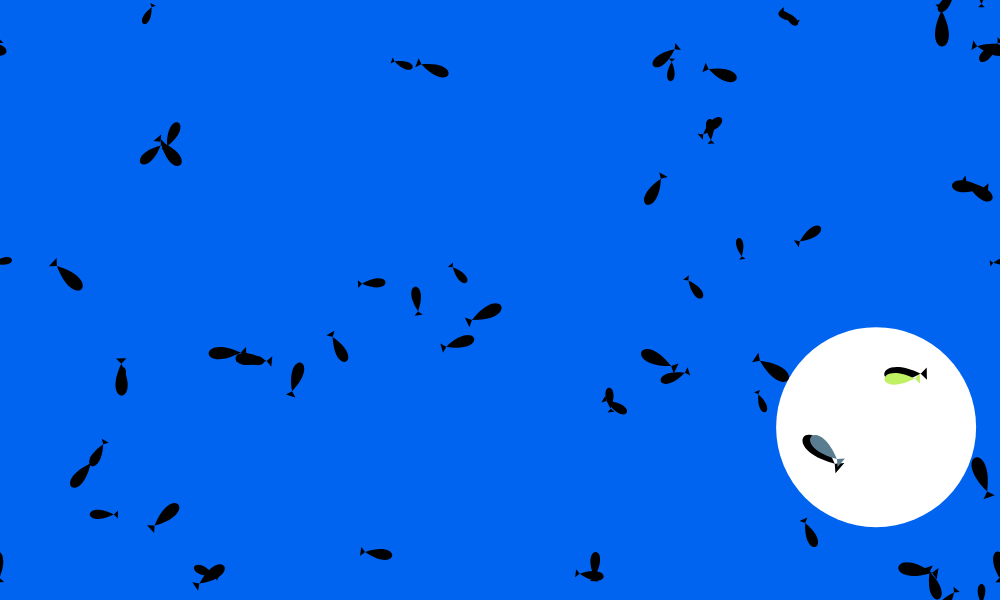
Frame 1 (no input)
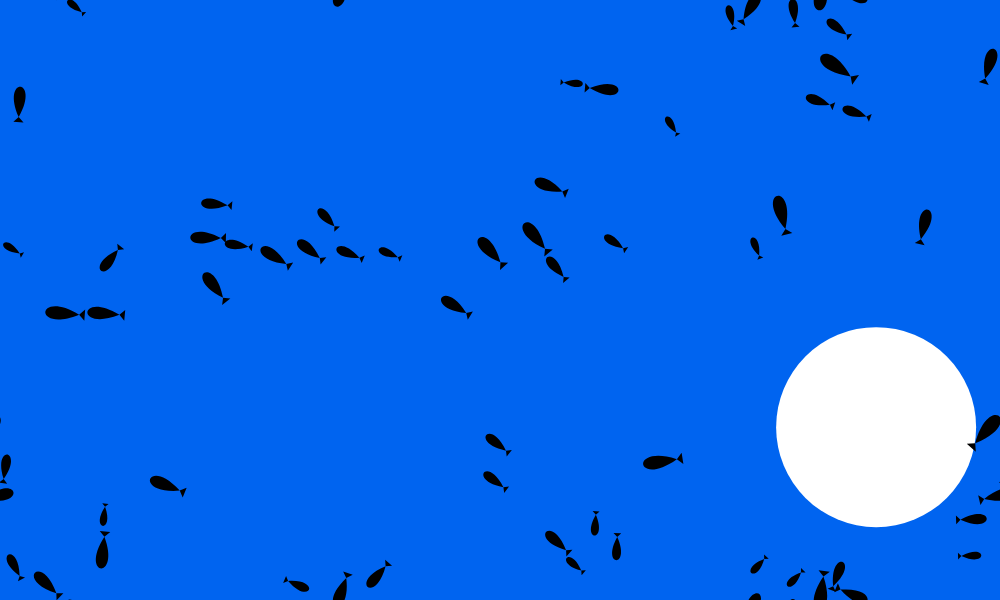
Frame 60 (no input)
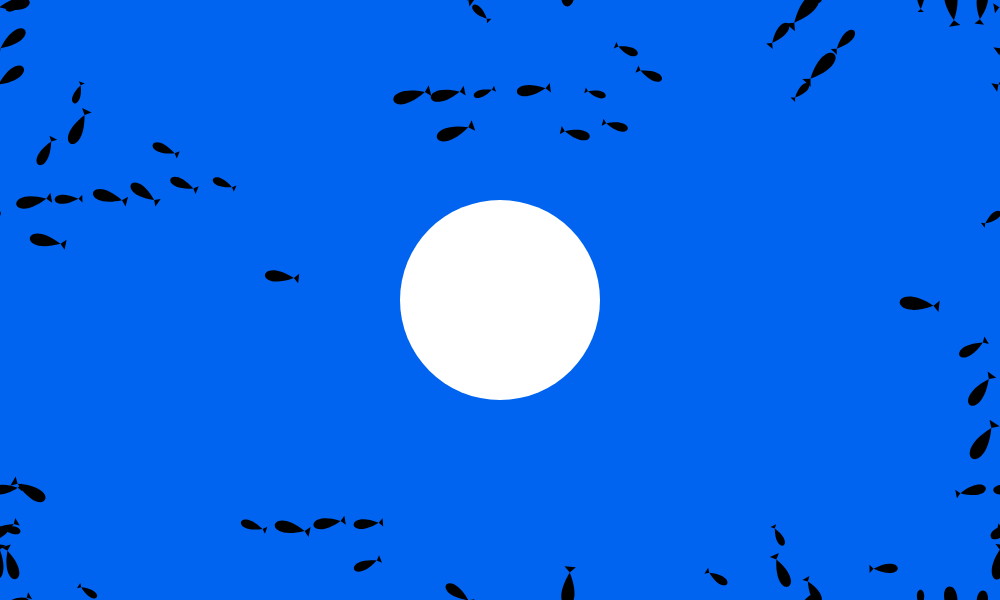
Frame 120 (the mouse pressed at the canvas centre since frame 60)

The p5.js sketch that drew these frames (run headless with seeded random() and noise() and a simulated clock; from frame 60 on, the mouse is pressed at the canvas centre):

// p5.js sketch
// ── sketch.js
const flock = [];
let t = 0;

function setup() {
	createCanvas(min(1000, windowWidth), min(windowHeight*0.85, 600));
	const nboid = width*height/10000
	for (let i=0; i<nboid; i++){
	flock.push(new Boid());}
	light = new Light();

	randomMovementCheckbox = createCheckbox('Random movement', false);
	randomMovementCheckbox.changed(toggleLightRandom);

	fishFriendlyLightCheckbox = createCheckbox('Fish friendly light', false);
	fishFriendlyLightCheckbox.changed(toggleFishFriendlyLight);

	boidShapeRadio = createRadio();
	boidShapeRadio.option('fish');
	boidShapeRadio.option('triangle');
	boidShapeRadio.option('circle');
	textAlign(CENTER);
	boidShapeRadio.selected('fish')
}

function draw() {
	background(0, 100, 240);

	boidShape = boidShapeRadio.value();

	light.update()
	light.show()

	for (let boid of flock){
		boid.flock(flock)
		boid.update()
		boid.show()
	}

}

function mouseInCanvas(){
return	 (mouseX > 0 && mouseY > 0 && mouseX < width && mouseY < height)
}

// Built-in p5 function
function mouseClicked(){
	if (mouseInCanvas()){
	light.lighton = !light.lighton;
	}
}

// Built-in p5 function
// for touchscreen
function touches(){
light.lighton = !light.lighton;

}


// Built-in p5 function
function mouseWheel(event){
	newLightSize = light.initialSize + event.delta;
	if (newLightSize < 500 && newLightSize > 10 && mouseInCanvas()){
	light.initialSize = newLightSize
	}
	return false
}

function toggleLightRandom(){
	if (this.checked()){
		lightMovesRandomly = true;
		light.lighton = true;
	} else {
lightMovesRandomly = false;
	}
}

function toggleFishFriendlyLight(){
	if (this.checked()){
		fishFriendlyLight = true;
	} else {
		fishFriendlyLight = false;
	}
}

// ── boid.js
let maxForce = 1
let maxSpeed = 3;
let minSpeed = 0.01;
let boidShape = 'fish';
let size = 6;
// let fishFriendlyLight = false;

class Boid {
	constructor(){
		this.position = createVector(random(width), random(height));
		this.velocity = p5.Vector.random2D();
		this.velocity.setMag(random(0.5, 1.5))
		this.acceleration = createVector();
		this.size= size * random(1,2)
		this.colors = [random(50, 255), random(50, 255), random(50, 255)]
	}

	flock(boids){
		let perceptionRadius = 40;
		let total = 0;
		let alignment = createVector();
		let cohesion = createVector();
		let avoidance = createVector();
		for (let other of boids){
			let d = dist(this.position.x, this.position.y, other.position.x, other.position.y);
				if ( other != this && d < perceptionRadius ){
					alignment.add(other.velocity);
					cohesion.add(other.position);
					let avoidDiff = p5.Vector.sub(this.position, other.position).div(d**2).mult(5*this.size);
					avoidance.add(avoidDiff);
					total++;
				}
		}

		// Avoid the light
		let d = dist(this.position.x, this.position.y, light.position.x, light.position.y)
		let avoidDiff = p5.Vector.sub(this.position, light.position).div(d**2).mult(light.size/5)
		let avoidLight = avoidDiff;

		if (total>0){
			cohesion.div(total)
			cohesion.sub(this.position);
			cohesion.limit(maxForce);
			alignment.div(total)
			// alignment.setMag(maxSpeed)
			alignment.sub(this.velocity);
			alignment.limit(maxForce);
			avoidance.limit(maxForce*3);

		}
		this.acceleration.add(alignment)
		this.acceleration.add(cohesion)
		this.acceleration.add(avoidance)
		if (!fishFriendlyLight){
			this.acceleration.add(avoidLight)
		}
	}

	isOffscreen(){ //Handling what happens at the edges
			if (this.position.x > width-0){ this.position.x-=width}
			if (this.position.y > height-0){ this.position.y-=height}
			if (this.position.x < 0){this.position.x+=width}
			if (this.position.y < 0){this.position.y+=height}
		}

	show(){
			noStroke()
			let d = dist(this.position.x, this.position.y, light.position.x, light.position.y)
			let color = 0
			if (d < light.size){
				color = this.colors
				let xoffset = (light.position.x - this.position.x)*0.1
				let yoffset = (light.position.y - this.position.y)*0.1
				fill(0);
				this.drawBoid(boidShape, this.position.x - xoffset,
										 this.position.y - yoffset,
										 this.velocity, this.size*1.2);
				fill(color)
				this.drawBoid(boidShape, this.position.x, this.position.y, this.velocity, this.size)
			} else{
				fill(0);
				this.drawBoid(boidShape, this.position.x, this.position.y, this.velocity, this.size)
			}
			if (this.position.x < this.size * 3) {
				this.drawBoid(boidShape, this.position.x+width, this.position.y, this.velocity, this.size)
			} else {
			if (this.position.x > width - this.size * 3) {
				this.drawBoid(boidShape, this.position.x-width, this.position.y, this.velocity, this.size)
				}
			}
			if (this.position.y < this.size * 3) {
				this.drawBoid(boidShape, this.position.x, this.position.y+height, this.velocity, this.size)
			} else {
			if (this.position.y > height - this.size * 3) {
				this.drawBoid(boidShape, this.position.x, this.position.y-height, this.velocity, this.size)
				}
			}
		}
	drawBoid(boidShape, posx, posy, vel, size){
		if (boidShape=='triangle'){
			this.drawTriangle(posx, posy, vel, size)
		} else{
			if(boidShape == 'fish'){
			this.drawFish(posx, posy, vel, size)
			} else{
				this.drawPoint(posx, posy, size)
			}

		}
	}


	drawPoint(posx, posy, size){
		push();
		translate(posx, posy);
		ellipse(0, 0, size)
		pop();

	}

	drawTriangle(posx, posy, vel, size){
		push();
		translate(posx, posy);
		rotate(atan2(vel.y, vel.x));
		rotate(PI/2)
		let s = size
		triangle(s*-0.5, s*1,
				 s* 0.5, s*1,
				 0     , s*-2 )
		pop();
	}

	drawFish(posx, posy, vel, size){
			noStroke()
			let s = size
			let p1 = {x:      0, y: 2*s}
			let p2 = {x:    2*s, y:-2*s}
			let p3 = {x:   -2*s, y:-2*s}
			let p4 = {x: -0.5*s, y: 2.5*s}
			let p5 = {x:  0.5*s, y: 2.5*s}
			push();
			translate(posx, posy)
			beginShape()
		rotate(atan2(vel.y, vel.x));
		rotate(PI/2)
			vertex(p1.x, p1.y)
			bezierVertex(
                  p2.x, p2.y,
				  p3.x, p3.y,
			      p1.x, p1.y);
			vertex(p4.x, p4.y)
			vertex(p5.x, p5.y)
			endShape();

			pop();
	}
	update(){
		this.position.add(this.velocity);
		this.velocity.add(this.acceleration);
		this.velocity.limit(maxSpeed)
		if (this.velocity.mag < minSpeed) {
			this.velocity.setMag(minSpeed)
		}
		this.isOffscreen();
		this.acceleration.mult(0)
	}
}

// ── light.js
let lightMovesRandomly = false;
let fishFriendlyLight = false;


class Light{
		constructor(){
			this.position = createVector(random(width), random(height))
			this.initialSize = width/10;
			// Store size in a different variable to be able to toggle later
			this.size = this.initialSize
			this.lighton = true;
		}

		update(){
			if (lightMovesRandomly){
				this.position.x = noise(t) * width
				this.position.y = noise(t+50) * height
				t+=0.005;
			} else {
				if (mouseInCanvas()){
				this.position.x = mouseX
				this.position.y = mouseY
				}
			}
			this.size = this.initialSize * this.lighton
		}

		show(){
			push();
			fill(255);
			noStroke();
			translate(this.position.x, this.position.y)
			circle(0, 0, this.size*2)
			pop();
		}

}
